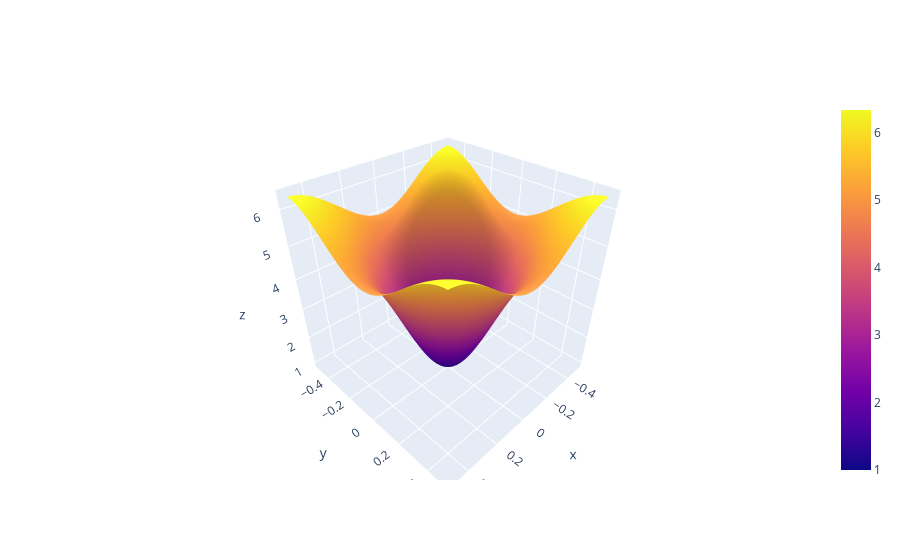

Source (notebook cell):
### Code cell
N = 256
h = fspecial('unsharp', alpha=0.2)
f, H = freqz2(h, N)

### Figure 1 — Plotly figure (JSON) as saved in the notebook; plotly's stock layout.template omitted (floating-point values rounded to 4 significant figures; data arrays with more than 128 entries replaced by an {"elided": "..."} marker saying what was removed)
{"data": [{"type": "surface", "x": {"elided": "256 float values"}, "y": {"elided": "256 float values"}, "z": {"elided": "256x256 float values"}}], "layout": {}}
